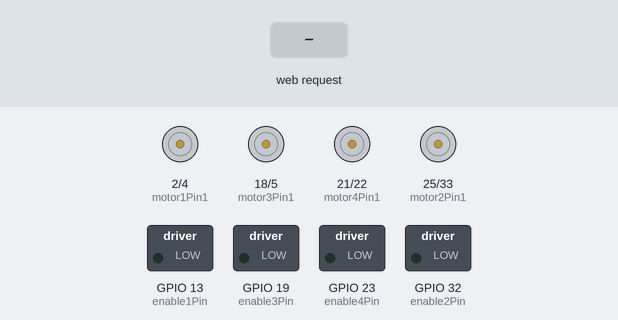
This sketch was run on a simulated ESP32. Parts: motor-driver pin pairs drawn as motors (green arrow = first pin HIGH = forward, orange = second pin HIGH = backward, longer = more drive), switched loads named in the sketch (green lamp = pin HIGH). The test bench sets the inputs (shaded band). WiFi joins after 1.5 s; servers stay silent unless stated; what the sketch prints to the serial monitor is not drawn.

Above: at 2.7 s.
2.8 s: HTTP request GET /forward received
At 3.7 s:
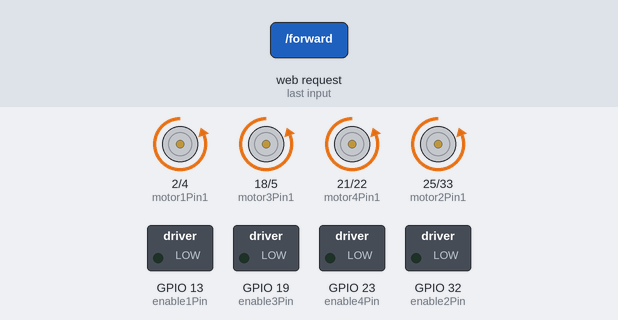
4.3 s: HTTP request GET /left received
At 4.8 s:
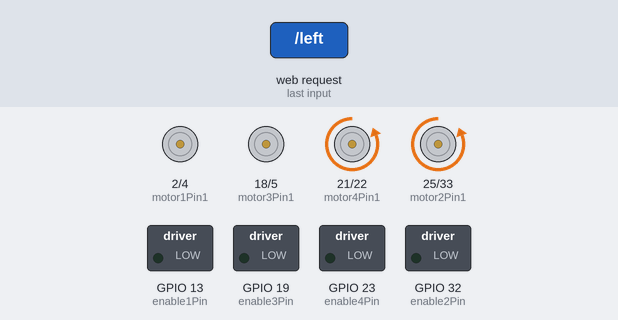
5.8 s: HTTP request GET /right received
At 7.0 s:
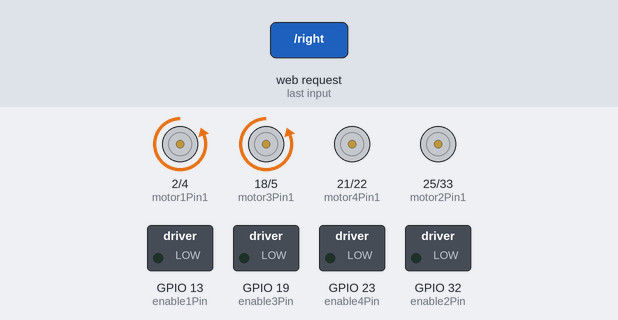
7.3 s: HTTP request GET /reverse received
At 8.3 s:
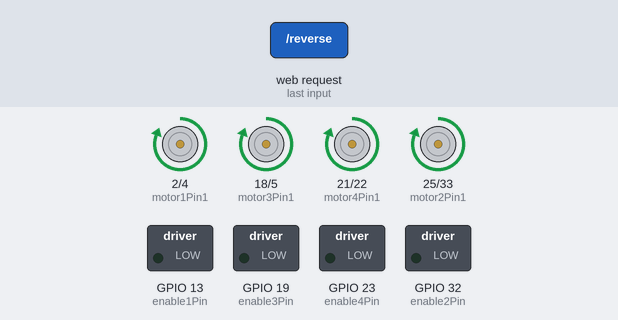
8.8 s: HTTP request GET /forward?value=1 received
At 9.4 s:
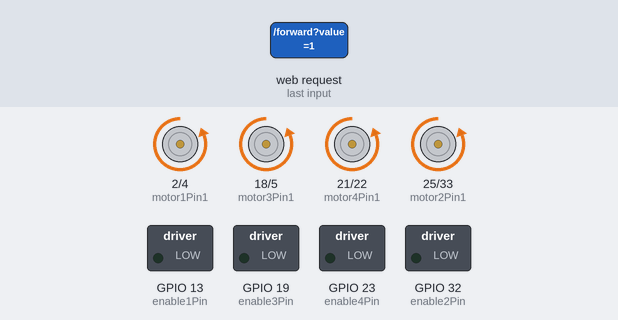
10.3 s: HTTP request GET /left?value=1 received
At 10.6 s:
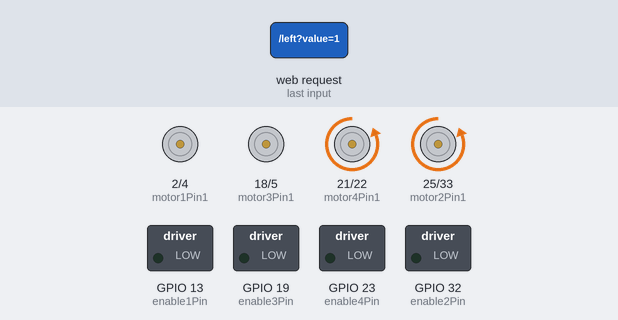
Timing chart, 0 to 12.8 s (numbered marks = the images above; inputs shaded):
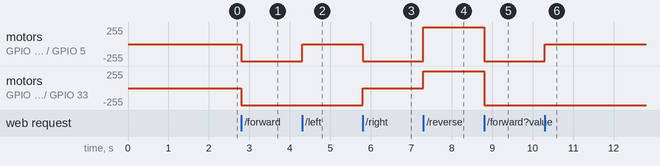

The sketch:

speedy4wheelz.ino
```cpp
#include <WiFi.h>
#include <WebServer.h>

// Replace with your network credentials
const char* ssid     = "testlab-2";
const char* password = "welcomewelcome";

// Create an instance of the WebServer on port 80
WebServer server(80);

// Motor 1
int motor1Pin1 = 2;
int motor1Pin2 = 4;
int enable1Pin = 13;

// Motor 2
int motor2Pin1 = 25;
int motor2Pin2 = 33;
int enable2Pin = 32;

// Motor 3
int motor3Pin1 = 18;
int motor3Pin2 = 5;
int enable3Pin = 19;

// Motor 4
int motor4Pin1 = 21;
int motor4Pin2 = 22;
int enable4Pin = 23;

// Setting PWM properties
const int freq = 30000;
const int resolution = 8;
int dutyCycle = 0;

String valueString = String(0);

void handleHTML() {
  const char html[] PROGMEM = R"rawliteral(
  <!DOCTYPE HTML>
  <html>
    <head>
      <meta name="viewport" content="width=device-width, initial-scale=1">
      <link rel="icon" href="data:,">
      <style>
        html { font-family: Helvetica; display: inline-block; margin: 0px auto; text-align: center; }
        .button { -webkit-user-select: none; -moz-user-select: none; -ms-user-select: none; user-select: none; background-color: #4CAF50; border: none; color: white; padding: 12px 28px; text-decoration: none; font-size: 26px; margin: 1px; cursor: pointer; }
        .button2 {background-color: #555555;}
      </style>
    </head>

    <body>
      <h1>Speedy v1</h1>
      <p id="gamepad-info">Waiting for Gamepad.</p>
      <p id="button-info">Button Pressed:.</p>

      <p><button class="button" onclick="moveForward()">FORWARD</button></p>
      <div style="clear: both;">
        <p>
          <button class="button" onclick="moveLeft()">LEFT</button>
          <button class="button button2" onclick="stopRobot()">STOP</button>
          <button class="button" onclick="moveRight()">RIGHT</button>
        </p>
      </div>
      <p><button class="button" onclick="moveReverse()">REVERSE</button></p>
      <p>Motor Speed: <span id="motorSpeed">0</span></p>
      <input type="range" min="0" max="100" step="25" id="motorSlider" oninput="updateMotorSpeed(this.value)" value="0"/>
    </body>

    <script>
      var CurrentSpeed = 0;

      // Allows our functions to be called through our buttons
      function moveForward() { fetch('/forward'); }
      function moveLeft() { fetch('/left'); }
      function stopRobot() { fetch('/stop'); }
      function moveRight() { fetch('/right'); }
      function moveReverse() { fetch('/reverse'); }

      buttonInfo = document.getElementById("button-info");

      function updateMotorSpeed(pos) {
        document.getElementById('motorSpeed').innerHTML = pos;
        fetch(`/speed?value=${pos}`);
      }

      var gamepadInfo;

      // A function to handle button presses and send commands
      function handleGamepadInput() {

        var gamepads = navigator.getGamepads ? navigator.getGamepads() : (navigator.webkitGetGamepads ? navigator.webkitGetGamepads : []);
        if (!gamepads) return;

        var gp = gamepads[0];
        if (!gp) return; // Make sure a gamepad is actually connected


        if (gp.buttons[0].pressed) { // A button
          moveReverse();
          buttonInfo.innerHTML = "Reverse ";
        } else if (gp.buttons[1].pressed) { // B button
          moveRight();
          buttonInfo.innerHTML = "Right ";
        } else if (gp.buttons[2].pressed) { // X button
          moveForward();
          buttonInfo.innerHTML = "Forward ";
        } else if (gp.buttons[3].pressed) { // Y button
          moveLeft();
          buttonInfo.innerHTML = "Left";
        }
        else if (gp.buttons[5].touched) { //RT
          if(CurrentSpeed <= 475)
          {
            CurrentSpeed += 25;
            fetch(`/speed?value=${CurrentSpeed}`);
            buttonInfo.innerHTML = "Speed at " + CurrentSpeed;
          }
        }
        else if (gp.buttons[4].touched){
          if(CurrentSpeed >= 25)
          {
            CurrentSpeed -= 25;
            fetch(`/speed?value=${CurrentSpeed}`);
            buttonInfo.innerHTML = "Speed at " + CurrentSpeed;
          }
        }
      }

      // Make sure the DOM is loaded before accessing elements
      window.onload = function() {
        gamepadInfo = document.getElementById("gamepad-info");

        window.addEventListener("gamepadconnected", function(e) {
          var gp = e.gamepad;
          gamepadInfo.innerHTML = "Gamepad connected at index " + gp.index + ": " + gp.id + ". It has " + gp.buttons.length + " buttons and " + gp.axes.length + " axes.";
          handleGamepadInput();
        });

        window.addEventListener("gamepaddisconnected", function(e) {
          gamepadInfo.innerHTML = "disconnected.";
        });

        if (!('GamepadEvent' in window)) {
          var interval = setInterval(pollGamepads, 500);
        }

        function pollGamepads() {
          var gamepads = navigator.getGamepads ? navigator.getGamepads() : (navigator.webkitGetGamepads ? navigator.webkitGetGamepads : []);
          for (var i = 0; i < gamepads.length; i++) {

            var gp = gamepads[i];
            if (gp) {
              gamepadInfo.innerHTML = "Gamepad connected at index " + gp.index + ": " + gp.id + ". It has " + gp.buttons.length + " buttons and " + gp.axes.length + " axes.";
              handleGamepadInput();
              clearInterval(interval);
            }
          }
        }

        //Modifying this will change the amount of get requests used for checking if the button is pressed or not.
        //If an on hold effect is wanted, we'd want this value to be very low and constantly sending requests, however this will fluff network traffic
        //Maybe use an if statement to limit this function from sending multiple requests
        var Controllerinterval = setInterval(handleGamepadInput, 100);
      };
    </script>
  </html>
)rawliteral";
  server.send(200, "text/html", html);
}

void handleForward() {
  Serial.println("Forward");
  digitalWrite(motor1Pin1, LOW);
  digitalWrite(motor1Pin2, HIGH);
  digitalWrite(motor2Pin1, LOW);
  digitalWrite(motor2Pin2, HIGH);
  digitalWrite(motor3Pin1, LOW);
  digitalWrite(motor3Pin2, HIGH);
  digitalWrite(motor4Pin1, LOW);
  digitalWrite(motor4Pin2, HIGH);
  server.send(200);
}

void handleLeft() {
  Serial.println("Left");
  digitalWrite(motor1Pin1, LOW);
  digitalWrite(motor1Pin2, LOW);
  digitalWrite(motor2Pin1, LOW);
  digitalWrite(motor2Pin2, HIGH);
  digitalWrite(motor3Pin1, LOW);
  digitalWrite(motor3Pin2, LOW);
  digitalWrite(motor4Pin1, LOW);
  digitalWrite(motor4Pin2, HIGH);
  server.send(200);
}

void handleStop() {
  Serial.println("Stop");
  digitalWrite(motor1Pin1, LOW);
  digitalWrite(motor1Pin2, LOW);
  digitalWrite(motor2Pin1, LOW);
  digitalWrite(motor2Pin2, LOW);
  digitalWrite(motor3Pin1, LOW);
  digitalWrite(motor3Pin2, LOW);
  digitalWrite(motor4Pin1, LOW);
  digitalWrite(motor4Pin2, LOW);
  server.send(200);
}

void handleRight() {
  Serial.println("Right");
  digitalWrite(motor1Pin1, LOW);
  digitalWrite(motor1Pin2, HIGH);
  digitalWrite(motor2Pin1, LOW);
  digitalWrite(motor2Pin2, LOW);
  digitalWrite(motor3Pin1, LOW);
  digitalWrite(motor3Pin2, HIGH);
  digitalWrite(motor4Pin1, LOW);
  digitalWrite(motor4Pin2, LOW);
  server.send(200);
}

void handleReverse() {
  Serial.println("Reverse");
  digitalWrite(motor1Pin1, HIGH);
  digitalWrite(motor1Pin2, LOW);
  digitalWrite(motor2Pin1, HIGH);
  digitalWrite(motor2Pin2, LOW);
  digitalWrite(motor3Pin1, HIGH);
  digitalWrite(motor3Pin2, LOW);
  digitalWrite(motor4Pin1, HIGH);
  digitalWrite(motor4Pin2, LOW);
  server.send(200);
}

void handleSpeed() {
  if (server.hasArg("value")) {
    valueString = server.arg("value");
    int value = valueString.toInt();
    if (value == 0) {
      ledcWrite(enable1Pin, 0);
      ledcWrite(enable2Pin, 0);
      ledcWrite(enable3Pin, 0);
      ledcWrite(enable4Pin, 0);

      digitalWrite(motor1Pin1, LOW);
      digitalWrite(motor1Pin2, LOW);
      digitalWrite(motor2Pin1, LOW);
      digitalWrite(motor2Pin2, LOW);
      digitalWrite(motor3Pin1, LOW);
      digitalWrite(motor3Pin2, LOW);
      digitalWrite(motor4Pin1, LOW);
      digitalWrite(motor4Pin2, LOW);
    } else {
      dutyCycle = map(value, 25, 500, 150, 255);
      ledcWrite(enable1Pin, dutyCycle);
      ledcWrite(enable2Pin, dutyCycle);
      ledcWrite(enable3Pin, dutyCycle);
      ledcWrite(enable4Pin, dutyCycle);
      Serial.println("Motor speed set to " + String(value));
    }
  }
  server.send(200);
}

void setup() {
  Serial.begin(115200);

  // Set the Motor pins as outputs
  pinMode(motor1Pin1, OUTPUT);
  pinMode(motor1Pin2, OUTPUT);
  pinMode(motor2Pin1, OUTPUT);
  pinMode(motor2Pin2, OUTPUT);
  pinMode(motor3Pin1, OUTPUT);
  pinMode(motor3Pin2, OUTPUT);
  pinMode(motor4Pin1, OUTPUT);
  pinMode(motor4Pin2, OUTPUT);

  // Configure PWM Pins
  ledcAttach(enable1Pin, freq, resolution);
  ledcAttach(enable2Pin, freq, resolution);
  ledcAttach(enable3Pin, freq, resolution);
  ledcAttach(enable4Pin, freq, resolution);

  // Initialize PWM with 0 duty cycle
  ledcWrite(enable1Pin, 0);
  ledcWrite(enable2Pin, 0);
  ledcWrite(enable3Pin, 0);
  ledcWrite(enable4Pin, 0);

  // Connect to Wi-Fi
  Serial.print("Connecting to ");
  Serial.println(ssid);
  WiFi.begin(ssid, password);
  while (WiFi.status() != WL_CONNECTED) {
    delay(500);
    Serial.print(".");
  }
  Serial.println("");
  Serial.println("WiFi connected.");
  Serial.println("IP address: ");
  Serial.println(WiFi.localIP());

  // Define routes
  server.on("/", handleHTML);
  server.on("/forward", handleForward);
  server.on("/left", handleLeft);
  server.on("/stop", handleStop);
  server.on("/right", handleRight);
  server.on("/reverse", handleReverse);
  server.on("/speed", handleSpeed);

  // Start the server
  server.begin();
}

void loop() {
  server.handleClient();
}
```

Measured:
- after the input at 2.8 s, motor on GPIO 2 (motor1Pin1) / GPIO 4 (motor1Pin2), motor on GPIO 18 (motor3Pin1) / GPIO 5 (motor3Pin2), motor on GPIO 21 (motor4Pin1) / GPIO 22 (motor4Pin2), motor on GPIO 25 (motor2Pin1) / GPIO 33 (motor2Pin2): stopped → backward 255/255 at once
- after the input at 4.3 s, motor on GPIO 2 (motor1Pin1) / GPIO 4 (motor1Pin2), motor on GPIO 18 (motor3Pin1) / GPIO 5 (motor3Pin2): backward 255/255 → stopped at once
- after the input at 5.8 s, motor on GPIO 2 (motor1Pin1) / GPIO 4 (motor1Pin2), motor on GPIO 18 (motor3Pin1) / GPIO 5 (motor3Pin2): stopped → backward 255/255 at once; motor on GPIO 21 (motor4Pin1) / GPIO 22 (motor4Pin2), motor on GPIO 25 (motor2Pin1) / GPIO 33 (motor2Pin2): backward 255/255 → stopped at once
- after the input at 7.3 s, motor on GPIO 2 (motor1Pin1) / GPIO 4 (motor1Pin2), motor on GPIO 18 (motor3Pin1) / GPIO 5 (motor3Pin2): backward 255/255 → forward 255/255 at once; motor on GPIO 21 (motor4Pin1) / GPIO 22 (motor4Pin2), motor on GPIO 25 (motor2Pin1) / GPIO 33 (motor2Pin2): stopped → forward 255/255 at once
- after the input at 8.8 s, motor on GPIO 2 (motor1Pin1) / GPIO 4 (motor1Pin2), motor on GPIO 18 (motor3Pin1) / GPIO 5 (motor3Pin2), motor on GPIO 21 (motor4Pin1) / GPIO 22 (motor4Pin2), motor on GPIO 25 (motor2Pin1) / GPIO 33 (motor2Pin2): forward 255/255 → backward 255/255 at once
- after the input at 10.3 s, motor on GPIO 2 (motor1Pin1) / GPIO 4 (motor1Pin2), motor on GPIO 18 (motor3Pin1) / GPIO 5 (motor3Pin2): backward 255/255 → stopped at once
